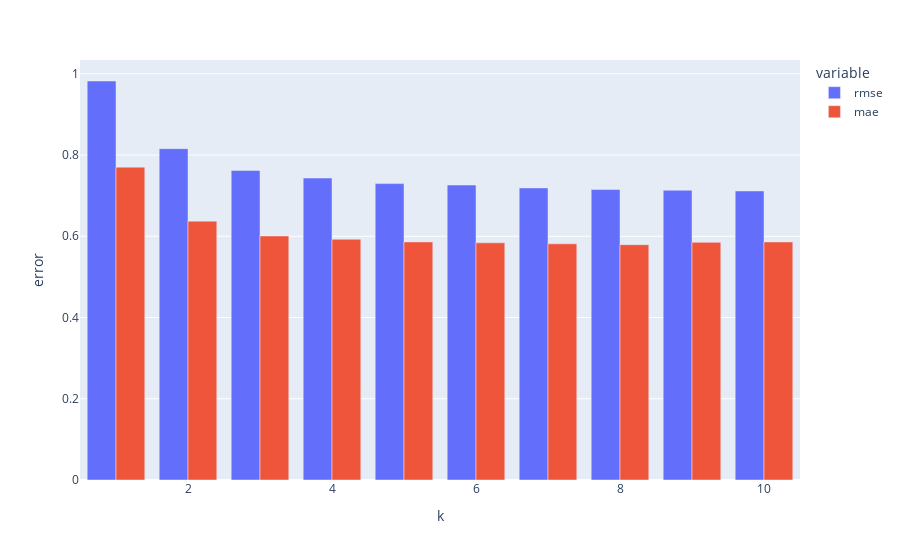

Source (notebook cell):
### Code cell
fig = px.bar(errors_df, x='k', y=['rmse', 'mae'], barmode='group')
fig.update_layout(yaxis_title='error')
fig.show()

### Figure 1 — Plotly figure (JSON) as saved in the notebook; plotly's stock layout.template omitted (floating-point values rounded to 4 significant figures)
{"data": [{"alignmentgroup": "True", "hovertemplate": "variable=rmse<br>k=%{x}<br>value=%{y}<extra></extra>", "legendgroup": "rmse", "marker": {"color": "#636efa", "pattern": {"shape": ""}}, "name": "rmse", "offsetgroup": "rmse", "orientation": "v", "showlegend": true, "textposition": "auto", "type": "bar", "x": [1, 2, 3, 4, 5, 6, 7, 8, 9, 10], "xaxis": "x", "y": [0.9823, 0.8158, 0.7621, 0.7434, 0.7297, 0.7262, 0.719, 0.7151, 0.7133, 0.7117], "yaxis": "y"}, {"alignmentgroup": "True", "hovertemplate": "variable=mae<br>k=%{x}<br>value=%{y}<extra></extra>", "legendgroup": "mae", "marker": {"color": "#EF553B", "pattern": {"shape": ""}}, "name": "mae", "offsetgroup": "mae", "orientation": "v", "showlegend": true, "textposition": "auto", "type": "bar", "x": [1, 2, 3, 4, 5, 6, 7, 8, 9, 10], "xaxis": "x", "y": [0.7703, 0.6373, 0.6008, 0.5926, 0.5862, 0.584, 0.5814, 0.5793, 0.585, 0.586], "yaxis": "y"}], "layout": {"barmode": "group", "legend": {"title": {"text": "variable"}, "tracegroupgap": 0}, "margin": {"t": 60}, "xaxis": {"anchor": "y", "domain": [0, 1], "title": {"text": "k"}}, "yaxis": {"anchor": "x", "domain": [0, 1], "title": {"text": "error"}}}}
